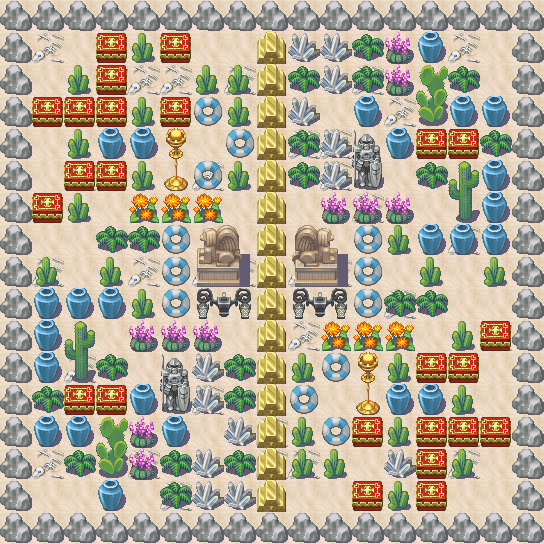

This is a level from a 2D game, rendered from its Tiled map with the project's own tilesets. A one-line summary and the map file follow, with tile-layer data summarised:
An orthogonal 17x17 tile map with 32x32 px tiles, 2 tile layers (background, barrier), 1 hidden layer not drawn and 2 objects (playerPoint1, palyerPoint2).

<map version="1.0" orientation="orthogonal" renderorder="right-down" width="17" height="17" tilewidth="32" tileheight="32">
 <tileset firstgid="1" name="mapTiles" tilewidth="32" tileheight="32">
  <image source="mapTiles.png" width="448" height="448" />
  <tile id="69">
   <properties>
    <property name="Collidable" value="true" />
   </properties>
  </tile>
  <tile id="83">
   <properties>
    <property name="Props" value="true" />
   </properties>
  </tile>
  <tile id="97">
   <properties>
    <property name="Wave" value="true" />
   </properties>
  </tile>
 </tileset>
 <layer name="background" width="17" height="17">
  <data>[289 cells, 289 non-empty, 2 distinct tile ids]</data>
 </layer>
 <layer name="barrier" width="17" height="17">
  <data>[289 cells, 242 non-empty, 28 distinct tile ids]</data>
 </layer>
 <objectgroup name="objects">
  <object name="playerPoint1" x="48.01" y="48.01" />
  <object name="palyerPoint2" x="495.01" y="495.01" />
 </objectgroup>
 <layer name="meta" width="17" height="17" visible="0">
  <data>[289 cells, 241 non-empty, 2 distinct tile ids]</data>
 </layer>
</map>
